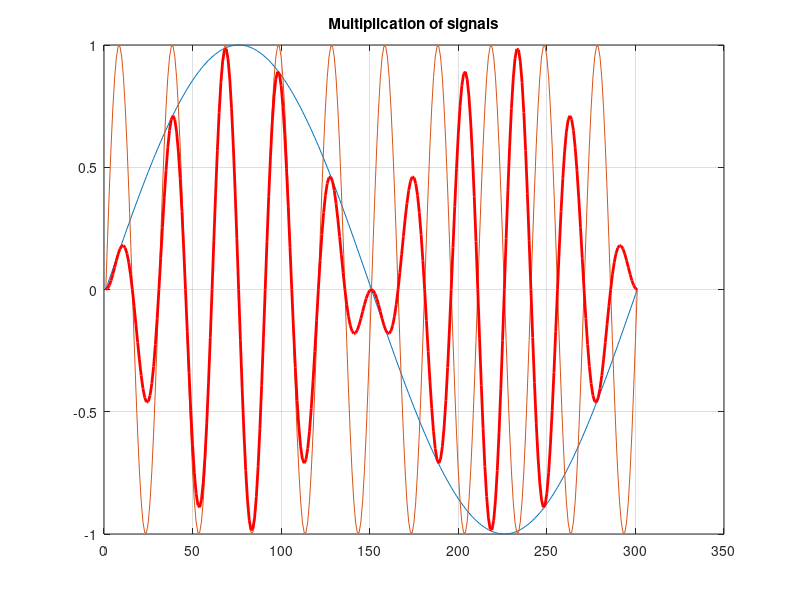

Write the MATLAB code that produced this figure.
clear all;
close all;

t = 0:0.1:30;
y1 = sin(2*pi*t/30);
y2 = sin(2*pi*t/3);
y3 = y1.*y2;

plot(y1, 'LineStyle', '-');hold on;title('Multiplication of signals');grid on;
pause(2);
% movieVector(1) = getframe(1);

plot(y2, 'LineStyle', '-');
pause(2);
% movieVector(2) = getframe(1);

plot(y3, 'LineWidth', 2, 'Color', 'r');
% movieVector(3) = getframe(1);

% myWriter = VideoWriter('Multiplication2', 'MPEG-4');
% myWriter.FrameRate = 1;
% open(myWriter);
% writeVideo(myWriter, movieVector);
% close(myWriter);